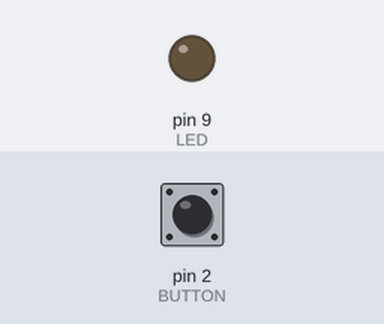
This sketch was run on a simulated Arduino Uno, built with avr-gcc and run on an emulated ATmega328P. Parts: output pins drawn as LEDs (lit = HIGH). Inputs (shaded band) come from the test bench; at power-on: pin 2 (BUTTON) LOW.

Above: at 1.2 s.
1.3 s: pin 2 (BUTTON) pulled HIGH for 0.15 s
At 2.5 s:
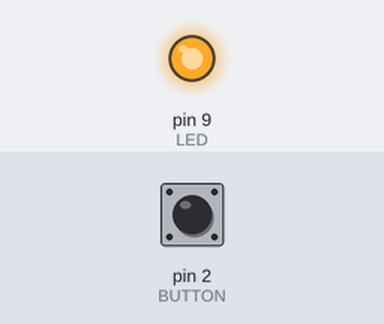
2.9 s: pin 2 (BUTTON) pulled HIGH for 1 s
At 3.9 s:
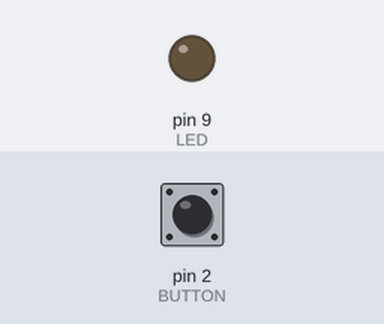
5.4 s: pin 2 (BUTTON) pulled HIGH for 3.2 s
At 5.8 s:
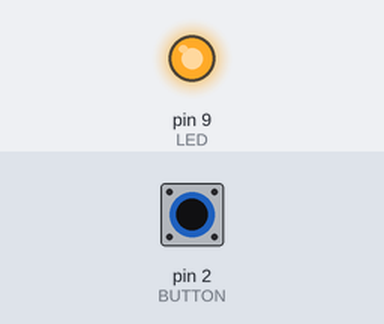
Timing chart, 0 to 8.4 s (numbered marks = the images above; inputs shaded):
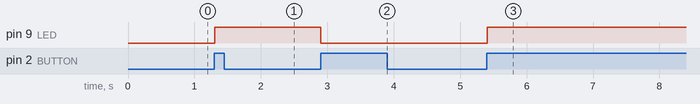

Measured:
- after the input at 1.3 s, pin 9 (LED): LOW → HIGH at once
- after the input at 2.9 s, pin 9 (LED): HIGH → LOW at once
- after the input at 5.4 s, pin 9 (LED): LOW → HIGH at once

The sketch:

Blinking_LED.ino
```cpp
const int LED=9; // The LED is connected to pin 9
const int BUTTON=2; // The Button is connected to pin 2
boolean lastButton = LOW; // Variable containing the previous
// button state
boolean currentButton = LOW; // Variable containing the current
// button state
boolean ledOn = false; // The present state of the LED (on/off)
void setup()
{
pinMode (LED, OUTPUT); // Set the LED pin as an output
pinMode (BUTTON, INPUT); // Set button as input (not required)
}
/*
* Debouncing Function
* Pass it the previous button state,
* and get back the current debounced button state.
*/
boolean debounce(boolean last)
{
boolean current = digitalRead(BUTTON); // Read the button state
if (last != current)
{
delay(5); //Wait 5ms
current = digitalRead(BUTTON); //Read it again
}
return current; //Return the current value
}
void loop()
{
currentButton = debounce(lastButton); //Read debounced state
if (lastButton == LOW && currentButton == HIGH)
{
ledOn = !ledOn; //Toggle the LED value
}
lastButton = currentButton; //Reset button value
digitalWrite(LED, ledOn); //Change the LED state
}
```
